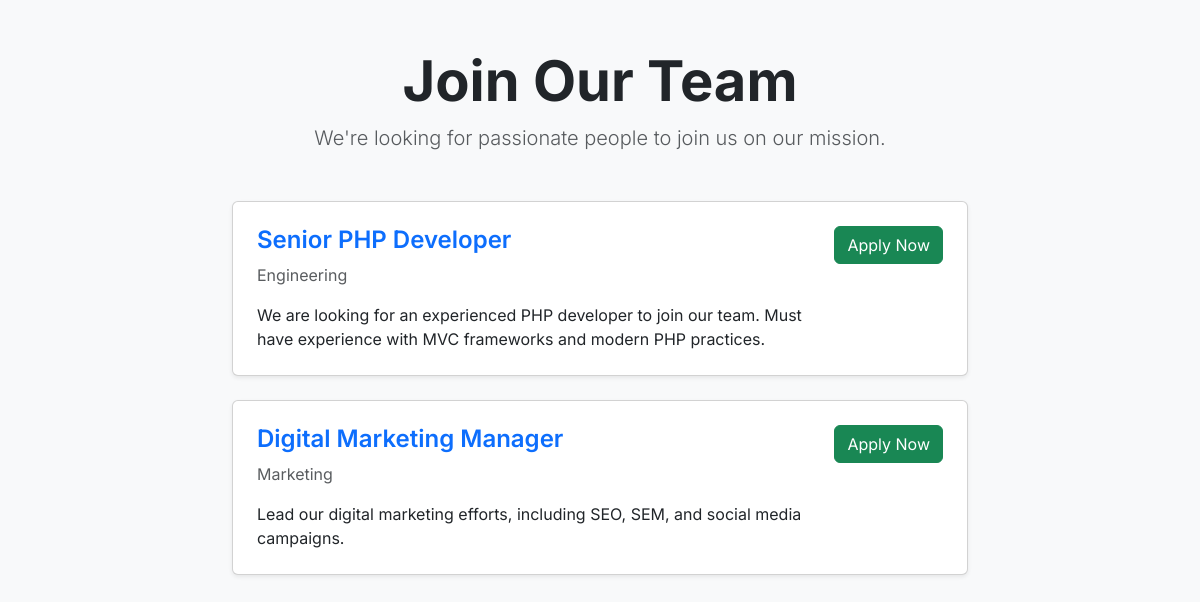
Page /careers on the committed database.
### tables this page shows
CREATE TABLE `job_openings` (
  `id` int(11) NOT NULL AUTO_INCREMENT,
  `title` varchar(255) NOT NULL,
  `description` text NOT NULL,
  `department` varchar(100) NOT NULL,
  `status` enum('open','closed') NOT NULL DEFAULT 'open',
  `created_at` timestamp NOT NULL DEFAULT current_timestamp(),
  PRIMARY KEY (`id`)
);

### app/controllers/CareersController.php (called while the page is built, shortened)
<?php
class CareersController extends BaseController {
    private $jobOpeningModel;
    public function __construct() {
        $this->jobOpeningModel = new JobOpening();
    }
    public function index() {
        $jobs = $this->jobOpeningModel->getAllOpen();
        $this->view('careers/index', ['jobs' => $jobs]);
    }
}
?>

### app/models/JobOpening.php (called while the page is built, shortened)
<?php
class JobOpening extends BaseModel {
    public function getAllOpen() {
        return self::$conn->query("SELECT * FROM job_openings WHERE status = 'open' ORDER BY created_at DESC")->fetch_all(MYSQLI_ASSOC);
    }
}
?>

### app/views/careers/index.php (the view, shortened to what this page needs)
<!DOCTYPE html>
<html lang="en">
<head>
    <link href="https://cdn.jsdelivr.net/npm/bootstrap@5.3.2/dist/css/bootstrap.min.css" rel="stylesheet">
</head>
<body>
    <div class="container py-5">
        <header class="text-center mb-5">
            <h1 class="display-4 fw-bold text-dark">Join Our Team</h1>
            <p class="lead text-muted">We're looking for passionate people to join us on our mission.</p>
        </header>
        <div class="row justify-content-center">
            <div class="col-lg-8">
                <div class="d-grid gap-4">
                    <?php foreach($jobs as $job): ?>
                    <div class="card shadow-sm job-card">
                        <div class="card-body p-4">
                            <div class="d-flex justify-content-between align-items-start">
                                <div>
                                    <h2 class="h4 fw-semibold text-primary"><?php echo htmlspecialchars($job['title']); ?></h2>
                                    <p class="text-muted mb-3"><?php echo htmlspecialchars($job['department']); ?></p>
                                    <div class="prose">
                                        <?php echo nl2br(htmlspecialchars($job['description'])); ?>
                                    </div>
                                </div>
                                <a href="/careers/apply/<?php echo $job['id']; ?>" class="btn btn-success flex-shrink-0 ms-4">Apply Now</a>
                            </div>
                        </div>
                    </div>
                    <?php endforeach; ?>
                </div>
            </div>
        </div>
    </div>
</body>
</html>

### index.php (shortened to what this page needs)
<?php
class BaseController {
    protected function view($view, $data = []) {
        extract($data);
        require __DIR__ . '/app/views/' . $view . '.php';
    }
}
$request_uri = strtok($_SERVER['REQUEST_URI'], '?');
$base_path = '/people';
$request = str_replace($base_path, '', $request_uri);
$request = trim($request, '/');
$segments = explode('/', $request);
$controller_name = 'DashboardController';
$method_name = 'index';
$params = [];
if (!empty($segments[0])) {
    if ($segments[0] === 'careers') {
        $controller_name = 'CareersController';
    } else {
        $controller_name = ucfirst($segments[0]) . 'Controller';
    }
    $method_name = isset($segments[1]) ? $segments[1] : 'index';
    $params = array_slice($segments, 2);
}
if (class_exists($controller_name)) {
    $controller = new $controller_name();
    if (method_exists($controller, $method_name)) {
        call_user_func_array([$controller, $method_name], $params);
    } else {
        http_response_code(404);
        echo "404 - Method Not Found";
    }
} else {
    if ($controller_name !== 'AuthController' && $controller_name !== 'CareersController') {
         http_response_code(404);
         echo "404 - Controller Not Found: {$controller_name}";
    }
}
?>

### app/views/careers/index.php (style rules this page uses)
body { font-family: 'Inter', sans-serif; background-color: #f8f9fa; }
.job-card { transition: all 0.2s ease-in-out; }

### rows in the picture
job_openings: title "Senior PHP Developer", department "Engineering", description "We are looking for an experienced PHP developer to join our team. Must have experience with MVC frameworks and modern PHP practices."
job_openings: title "Digital Marketing Manager", department "Marketing", description "Lead our digital marketing efforts, including SEO, SEM, and social media campaigns."
